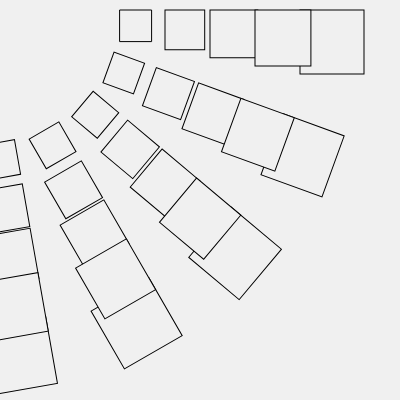
Frame 1 (no input)
Frame 2 (the mouse pressed at the canvas centre, redrawn once): identical to frame 1, image omitted

The p5.js sketch that drew this single still picture (run headless with seeded random() and noise() and a simulated clock; the mouse was pressed at the canvas centre and the sketch redrawn once):

// p5.js sketch
// ── sketch.js
const sketchHeight = 400;
const sketchWidth = 400;


function setup() {
  createCanvas(sketchWidth, sketchHeight);
  angleMode(DEGREES);
}



function draw(){
 noLoop();
 background(240);
 fill (240);
 
 for (let i= 120; i <= 340; i += 5 ){
   let rectSize = 10 + i * 0.18
   rect (i ,10 ,rectSize);
   rotate(20);
  }
  for (let i= 120; i <= 340; i += 5 ){
    let rectSize = 10 + i * 0.18
    rect (i ,10 ,rectSize);
    rotate(20);

  

  } 
 
}
